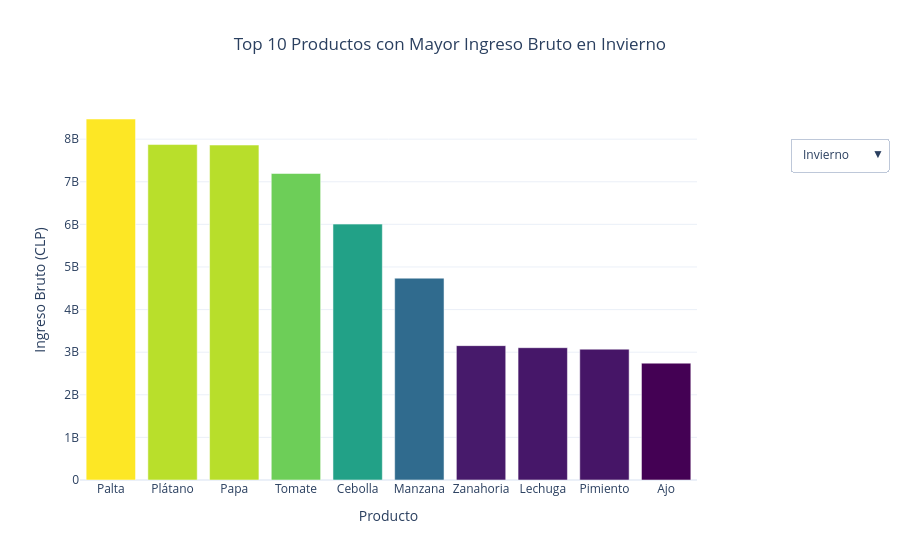

Source (notebook cell):
### Code cell
import plotly.graph_objects as go

# 1. Preparación de datos (Igual a la versión anterior)
df = pd.read_csv('precio_mayorista_fruta-hortaliza_2025.csv')
df['Precio promedio'] = df['Precio promedio'].str.replace(',', '.').astype(float)
df['Volumen'] = pd.to_numeric(df['Volumen'], errors='coerce')
df['Fecha'] = pd.to_datetime(df['Fecha'])

def get_season(month):
    if month in [1, 2, 3]: return 'Verano'
    if month in [4, 5, 6]: return 'Otoño'
    if month in [7, 8, 9]: return 'Invierno'
    return 'Primavera'

df['Estacion'] = df['Fecha'].dt.month.map(get_season)
df['Ingreso_Bruto'] = df['Volumen'] * df['Precio promedio']
df_rm = df[df['Region'].str.contains('Metropolitana', na=False)].copy()

def get_top_10_data(estacion):
    data = df_rm[df_rm['Estacion'] == estacion]
    top_10 = data.groupby('Producto').agg({
        'Ingreso_Bruto': 'sum',
        'Volumen': 'sum'
    }).sort_values('Ingreso_Bruto', ascending=False).head(10)
    
    total_estacion = data['Ingreso_Bruto'].sum()
    top_10['Market_Share'] = (top_10['Ingreso_Bruto'] / total_estacion) * 100
    return top_10.reset_index()

seasons = ['Invierno', 'Otoño', 'Primavera', 'Verano']
seasonal_data = {s: get_top_10_data(s) for s in seasons}

# 2. Construcción del Gráfico
fig = go.Figure()

for i, season in enumerate(seasons):
    d = seasonal_data[season]
    hover_info = list(zip(d['Market_Share'], d['Volumen']))
    
    fig.add_trace(
        go.Bar(
            x=d['Producto'],
            y=d['Ingreso_Bruto'],
            name=season,
            visible=(i == 0),
            marker=dict(color=d['Ingreso_Bruto'], colorscale='Viridis'),
            customdata=hover_info, 
            hovertemplate=(
                "<b>Producto: %{x}</b><br>" +
                "Ingreso Bruto: $%{y:,.0f}<br>" +
                "Participación: %{customdata[0]:.2f}%<br>" +
                "Volumen: %{customdata[1]:,.0f} kg<br>" +
                "<extra></extra>"
            )
        )
    )

# 3. Configuración del Menú LATERAL
buttons = []
for i, season in enumerate(seasons):
    visibility = [False] * len(seasons)
    visibility[i] = True
    buttons.append(dict(
        label=season,
        method="update",
        args=[{"visible": visibility},
              {"title": f"Top 10 Productos con Mayor Ingreso Bruto en {season}"}]
    ))

fig.update_layout(
    updatemenus=[dict(
        active=0,
        buttons=buttons,
        direction="down",
        showactive=True,
        x=1.15,        # <--- Posición a la derecha del gráfico
        xanchor="left",
        y=0.9,         # <--- Centrado verticalmente hacia arriba
        yanchor="top"
    )],
    title=dict(
        text=f"Top 10 Productos con Mayor Ingreso Bruto en {seasons[0]}",
        x=0.5,
        xanchor='center'
    ),
    margin=dict(r=150), # <--- Espacio extra a la derecha para que quepa el menú
    template="plotly_white",
    xaxis_title="Producto",
    yaxis_title="Ingreso Bruto (CLP)"
)

fig.show()

### Figure 1 — Plotly figure (JSON) as saved in the notebook; plotly's stock layout.template omitted (floating-point values rounded to 4 significant figures)
{"data": [{"customdata": [[9.338, 511021], [8.678, 369327], [8.665, 1309160], [7.928, 673794], [6.619, 1250456], [5.221, 71944], [3.476, 566220], [3.422, 549079], [3.384, 155210], [3.022, 181103]], "hovertemplate": "<b>Producto: %{x}</b><br>Ingreso Bruto: $%{y:,.0f}<br>Participación: %{customdata[0]:.2f}%<br>Volumen: %{customdata[1]:,.0f} kg<br><extra></extra>", "marker": {"color": [8473000000.0, 7874000000.0, 7862000000.0, 7194000000.0, 6006000000.0, 4737000000.0, 3154000000.0, 3105000000.0, 3071000000.0, 2742000000.0], "colorscale": [[0, "#440154"], [0.1111, "#482878"], [0.2222, "#3e4989"], [0.3333, "#31688e"], [0.4444, "#26828e"], [0.5556, "#1f9e89"], [0.6667, "#35b779"], [0.7778, "#6ece58"], [0.8889, "#b5de2b"], [1, "#fde725"]]}, "name": "Invierno", "type": "bar", "visible": true, "x": ["Palta", "Plátano", "Papa", "Tomate", "Cebolla", "Manzana", "Zanahoria", "Lechuga", "Pimiento", "Ajo"], "y": [8473000000.0, 7874000000.0, 7862000000.0, 7194000000.0, 6006000000.0, 4737000000.0, 3154000000.0, 3105000000.0, 3071000000.0, 2742000000.0]}, {"customdata": [[16.08, 901881], [10.01, 1485750], [7.938, 686415], [7.345, 370500], [5.487, 1545478], [4.277, 407664], [3.631, 170095], [3.305, 220735], [3.058, 536638], [2.933, 51664]], "hovertemplate": "<b>Producto: %{x}</b><br>Ingreso Bruto: $%{y:,.0f}<br>Participación: %{customdata[0]:.2f}%<br>Volumen: %{customdata[1]:,.0f} kg<br><extra></extra>", "marker": {"color": [16250000000.0, 10120000000.0, 8023000000.0, 7424000000.0, 5546000000.0, 4323000000.0, 3670000000.0, 3340000000.0, 3091000000.0, 2964000000.0], "colorscale": [[0, "#440154"], [0.1111, "#482878"], [0.2222, "#3e4989"], [0.3333, "#31688e"], [0.4444, "#26828e"], [0.5556, "#1f9e89"], [0.6667, "#35b779"], [0.7778, "#6ece58"], [0.8889, "#b5de2b"], [1, "#fde725"]]}, "name": "Otoño", "type": "bar", "visible": false, "x": ["Tomate", "Papa", "Limón", "Plátano", "Cebolla", "Palta", "Ajo", "Pimiento", "Lechuga", "Manzana"], "y": [16250000000.0, 10120000000.0, 8023000000.0, 7424000000.0, 5546000000.0, 4323000000.0, 3670000000.0, 3340000000.0, 3091000000.0, 2964000000.0]}, {"customdata": [[30.0, 20499160], [7.083, 772064], [5.533, 1261898], [4.987, 2788102], [4.714, 306821], [3.412, 582614], [2.988, 56227], [2.617, 352947], [2.428, 602948], [2.308, 105097]], "hovertemplate": "<b>Producto: %{x}</b><br>Ingreso Bruto: $%{y:,.0f}<br>Participación: %{customdata[0]:.2f}%<br>Volumen: %{customdata[1]:,.0f} kg<br><extra></extra>", "marker": {"color": [42990000000.0, 10150000000.0, 7928000000.0, 7146000000.0, 6753000000.0, 4889000000.0, 4281000000.0, 3749000000.0, 3479000000.0, 3307000000.0], "colorscale": [[0, "#440154"], [0.1111, "#482878"], [0.2222, "#3e4989"], [0.3333, "#31688e"], [0.4444, "#26828e"], [0.5556, "#1f9e89"], [0.6667, "#35b779"], [0.7778, "#6ece58"], [0.8889, "#b5de2b"], [1, "#fde725"]]}, "name": "Primavera", "type": "bar", "visible": false, "x": ["Cebolla", "Tomate", "Papa", "Ajo", "Plátano", "Limón", "Manzana", "Palta", "Zanahoria", "Poroto verde"], "y": [42990000000.0, 10150000000.0, 7928000000.0, 7146000000.0, 6753000000.0, 4889000000.0, 4281000000.0, 3749000000.0, 3479000000.0, 3307000000.0]}, {"customdata": [[16.78, 12495211], [11.5, 1060024], [9.578, 673591], [7.066, 1399292], [5.38, 289175], [3.249, 165073], [3.127, 263336], [2.538, 461343], [2.431, 15379500], [2.378, 457051]], "hovertemplate": "<b>Producto: %{x}</b><br>Ingreso Bruto: $%{y:,.0f}<br>Participación: %{customdata[0]:.2f}%<br>Volumen: %{customdata[1]:,.0f} kg<br><extra></extra>", "marker": {"color": [19050000000.0, 13060000000.0, 10870000000.0, 8022000000.0, 6108000000.0, 3689000000.0, 3550000000.0, 2881000000.0, 2759000000.0, 2699000000.0], "colorscale": [[0, "#440154"], [0.1111, "#482878"], [0.2222, "#3e4989"], [0.3333, "#31688e"], [0.4444, "#26828e"], [0.5556, "#1f9e89"], [0.6667, "#35b779"], [0.7778, "#6ece58"], [0.8889, "#b5de2b"], [1, "#fde725"]]}, "name": "Verano", "type": "bar", "visible": false, "x": ["Cebolla", "Tomate", "Limón", "Papa", "Plátano", "Poroto granado", "Pimiento", "Lechuga", "Choclo", "Zanahoria"], "y": [19050000000.0, 13060000000.0, 10870000000.0, 8022000000.0, 6108000000.0, 3689000000.0, 3550000000.0, 2881000000.0, 2759000000.0, 2699000000.0]}], "layout": {"margin": {"r": 150}, "title": {"text": "Top 10 Productos con Mayor Ingreso Bruto en Invierno", "x": 0.5, "xanchor": "center"}, "updatemenus": [{"active": 0, "buttons": [{"args": [{"visible": [true, false, false, false]}, {"title": "Top 10 Productos con Mayor Ingreso Bruto en Invierno"}], "label": "Invierno", "method": "update"}, {"args": [{"visible": [false, true, false, false]}, {"title": "Top 10 Productos con Mayor Ingreso Bruto en Otoño"}], "label": "Otoño", "method": "update"}, {"args": [{"visible": [false, false, true, false]}, {"title": "Top 10 Productos con Mayor Ingreso Bruto en Primavera"}], "label": "Primavera", "method": "update"}, {"args": [{"visible": [false, false, false, true]}, {"title": "Top 10 Productos con Mayor Ingreso Bruto en Verano"}], "label": "Verano", "method": "update"}], "direction": "down", "showactive": true, "x": 1.15, "xanchor": "left", "y": 0.9, "yanchor": "top"}], "xaxis": {"title": {"text": "Producto"}}, "yaxis": {"title": {"text": "Ingreso Bruto (CLP)"}}}}
